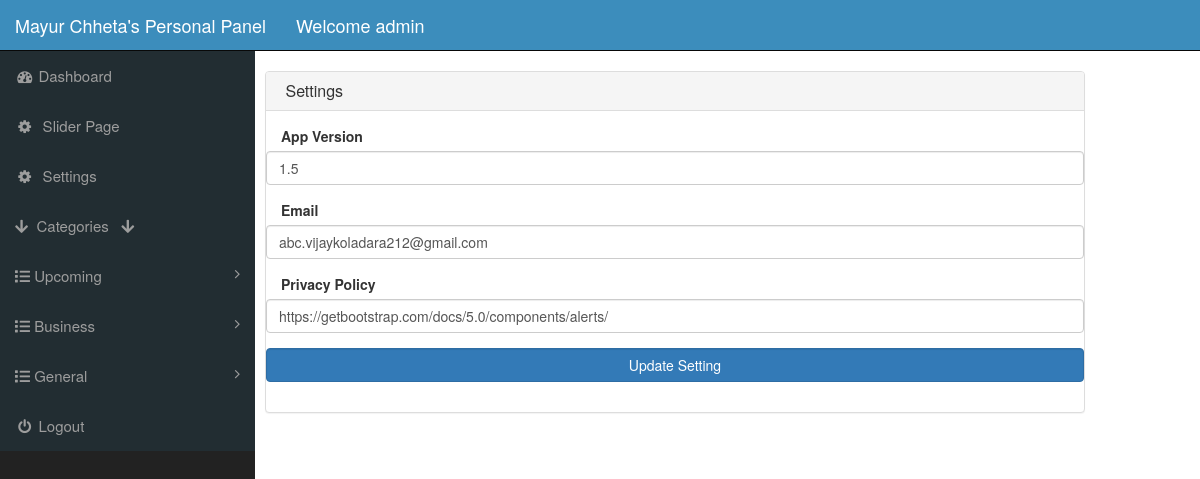
The page /index.php?edit_setting=4 (signed in) on the database its author committed.
### tables this page shows
CREATE TABLE `settings` (
  `id` int(100) NOT NULL,
  `app_version` varchar(100) NOT NULL,
  `email` varchar(100) NOT NULL,
  `privacy_policy` varchar(100) NOT NULL
);

### edit_setting.php (the view, shortened to what this page needs)
<?php
if(!isset($_SESSION['admin_username']))
{
    echo "<script> window.open('login.php','_self')  </script>";
}
else
{
    if(isset($_GET['edit_setting']))
    {
        $get_id = $_GET['edit_setting'];
        $find_records = "select * from settings where id='$get_id'";
        $run_records = mysqli_query($con,$find_records);
        $row = mysqli_fetch_array($run_records);
        $get_appversion = $row['app_version'];
        $get_email= $row['email'];
        $get_privacy = $row['privacy_policy'];
    }
?>
<div class="row">
    <div class="col-lg-3">
    </div>
    <div class="col-lg-12">
        <div class="panel panel-default">
            <div class="panel-heading">
                <h3 class="panel-title">
                    <i class="fa a-money fa-w"></i> Settings
                </h3>
            </div>
            <div class="panel-body">
                <form action="" class="form-horizontal" method="POST" enctype="multipart/form-data">
                    <div class="form-group">
                        <label for="" class="col-md-3">App Version</label>
                        <input type="text" name="app_version" id="" class="form-control" value="<?php echo $get_appversion; ?>" required>
                    </div>
                    <div class="form-group">
                        <label for="" class="col-md-3">Email</label>
                        <input type="email" name="email" id="" class="form-control" value="<?php echo $get_email; ?>" required>
                    </div>
                    <div class="form-group">
                        <label for="" class="col-md-3">Privacy Policy</label>
                        <input type="text" name="privacy_policy" id="" class="form-control" value="<?php echo $get_privacy; ?>" required>
                    </div>
                    <div class="form-group">
                        <input type="submit" value="Update Setting" name="submit" class="btn btn-primary form-control">
                    </div>
                </form>
            </div>
        </div>
    </div>
</div>
<?php  } ?>

### styles/style.css (style rules this page uses)
body { margin-top: 100px; }
@media (min-width: 768px) { body { margin-top: 50px; } }

### rows shown on the page
settings: app_version "1.5", email "abc.vijaykoladara212@gmail.com", privacy_policy "https://getbootstrap.com/docs/5.0/components/alerts/"

### other values the page prints
$_SESSION['admin_username'] "admin"
